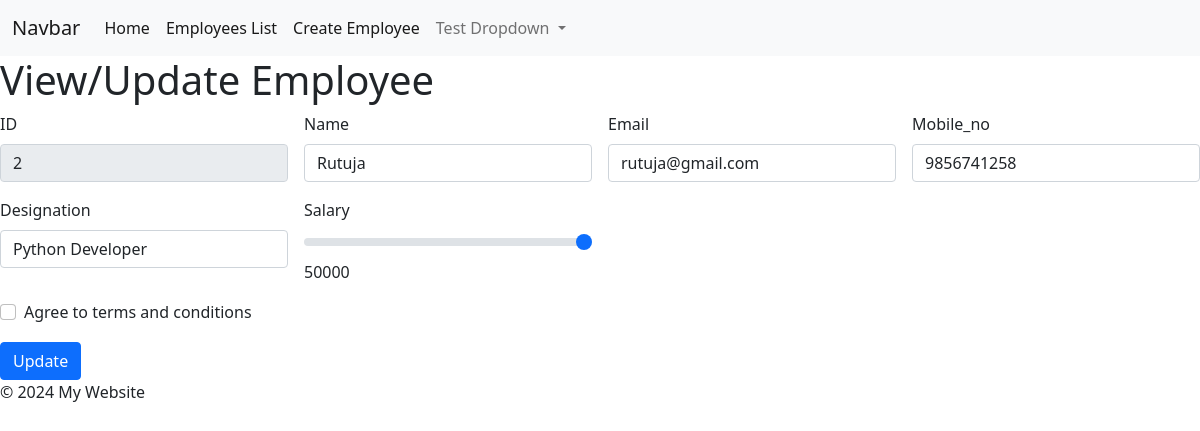
Screenshot of /get-employee/2/ with the database file from the repository.
### app1/models.py (models this page shows, shortened)
class Employee(models.Model):
    name = models.CharField(max_length=100)
    email = models.EmailField(unique=True)
    mobile_no = models.IntegerField(unique=True)               #U can give BigIntegerField
    designation = models.CharField(max_length=100)
    salary = models.IntegerField()
    date_joined = models.DateTimeField(auto_now=True)       #First it was DateField file was 0002, now changed to DateTimeField(0003)
    is_deleted = models.BooleanField(default=False, null=True)
    class Meta:
        db_table = 'employee'        #if we dont give name then it creates by-default app1_Employee

### app1/views.py (the view)
# urls.py: path('get-employee/<int:eid>/', views.get_employee,name='get_emp'),   #this name is petname
def get_employee(request, eid):
    emp = Employee.objects.get(id=eid)
    return render(request, "create_employee.html", {"single_emp": emp})

### app1/templates/create_employee.html (shortened to what this page needs)
{% extends 'base.html' %}
{% block content %}
{% if single_emp %}
<h1>View/Update Employee</h1>
{% else %}
<h1>Create Employee</h1>
{% endif %}
<form method = "post" action = {% url 'create_emp' %} class="row g-3 needs-validation">
 {% if single_emp %}
    <div class="col-md-3">
      <label for="validationCustom01" class="form-label">ID</label>
      <input type="text" class="form-control" id="validationCustom01" name="id" value="{{single_emp.id}}" readonly required>
    </div>
{% endif %}
    <div class="col-md-3">
      <label for="validationCustom01" class="form-label">Name</label>
      <input type="text" class="form-control" id="validationCustom01" name="nm" value="{{single_emp.name}}" required>
    </div>
    <div class="col-md-3">
      <label for="validationCustom02" class="form-label">Email</label>
      <input type="email" class="form-control" id="validationCustom02" name="em" value="{{single_emp.email}}" required>
    </div>
    <div class="col-md-3">
      <label for="validationCustomUsername" class="form-label">Mobile_no</label>
      <input type="number" class="form-control" id="validationCustom02" name="mb" value="{{single_emp.mobile_no}}" required>
    </div>
    <div class="col-md-3">
        <label for="validationCustom01" class="form-label">Designation</label>
        <input type="text" class="form-control" id="validationCustom01" name="desn" value="{{single_emp.designation}}" required>
    </div>
    <div class="col-md-3">
        <label for="salaryRange" class="form-label">Salary</label>
        <input type="range" class="form-range" min="0" max="50000" step="1000" id="salaryRange" name="sal" value="{{single_emp.salary}}" required>
        <span id="salaryValue">0</span>
    </div>
    <div class="col-12">
      <div class="form-check">
        <input class="form-check-input" type="checkbox" value="" id="invalidCheck" required>
        <label class="form-check-label" for="invalidCheck">
          Agree to terms and conditions
        </label>
      </div>
    </div>
    <div class="col-md-3">
      {% if single_emp %}
      <button class="btn btn-primary" type="submit">Update</button>
      {% else %}
      <button class="btn btn-primary" type="submit">Submit</button>
      {% endif %}
    </div>
  </form>
{% endblock %}

### rows the page displays
Employee: id "2", nm "Rutuja", em "rutuja@gmail.com", mb "9856741258", desn "Python Developer", sal "50000"
